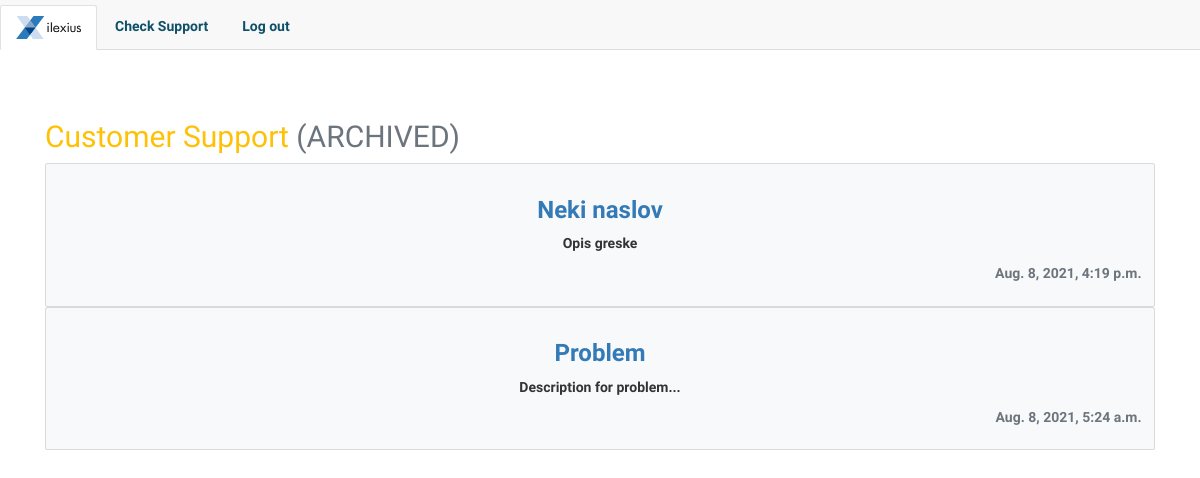
/view_archived_list (signed in), run on the app's committed database.
### support/models/customer_support.py (models this page shows, shortened)
class CustomerSupport(models.Model):
    name = models.CharField(max_length=60, null=False)
    phone = models.CharField(max_length=20, null=True, blank=True)
    company = models.CharField(max_length=100, null=True, blank=True)
    customer_email = models.CharField(max_length=32, null=False)
    subject = models.CharField(max_length=50, null=False)
    issue_description = models.TextField(null=False)
    date_time = models.CharField(max_length=20, blank=True)
    sent = models.DateTimeField(auto_now_add=True)
    is_archived = models.BooleanField(default=False)

### support/views.py (the view)
# urls.py: path("view_archived_list", view_archived_list, name="view_archived_list"),
def view_archived_list(request: HttpRequest):
    user_session = request.session.get("user")
    if user_session != None:
        customer_supports = CustomerSupport.objects.filter(is_archived=True).order_by('-sent')
        context = { "customer_supports": customer_supports }
        return render(request, "support/view_archived_list.html", context)
    else:
        return redirect("support:customer_support")

### support/templates/support/view_archived_list.html
{% extends 'base.html' %}
{% block content %}
<div id="main-div" class="container">
<h2 class="text-warning">Customer Support <span class="text-secondary">(ARCHIVED)</span></h2>
{% for customer in customer_supports %}
    <div class="card bg-light">
        <div class="card-body text-center">
            <h3 class="card-text"><a href="{% url 'support:view_detail' customer_id=customer.id %}">{{customer.subject}}</a></h3>
            <p class="card-text">{{customer.issue_description}}</p>
            <p class="text-right text-secondary">{{customer.sent}}</p>
        </div>
    </div>
{% endfor %}
</div>
{% endblock content %}

### support/static/support/css/style.css (style rules this page uses)
* { margin: 0; padding: 0; }
body { font-family: 'Dosis', sans-serif !important; font-weight: 800; }
h1, h2, h3 { font-weight: 800; }
h4, h5, h6, a { font-weight: 600; }
#main-div { margin-top: 50px; }

### data on the page
CustomerSupport: subject "Neki naslov", issue_description "Opis greske", sent "Aug. 8, 2021, 4:19 p.m."
CustomerSupport: subject "Problem", issue_description "Description for problem...", sent "Aug. 8, 2021, 5:24 a.m."
